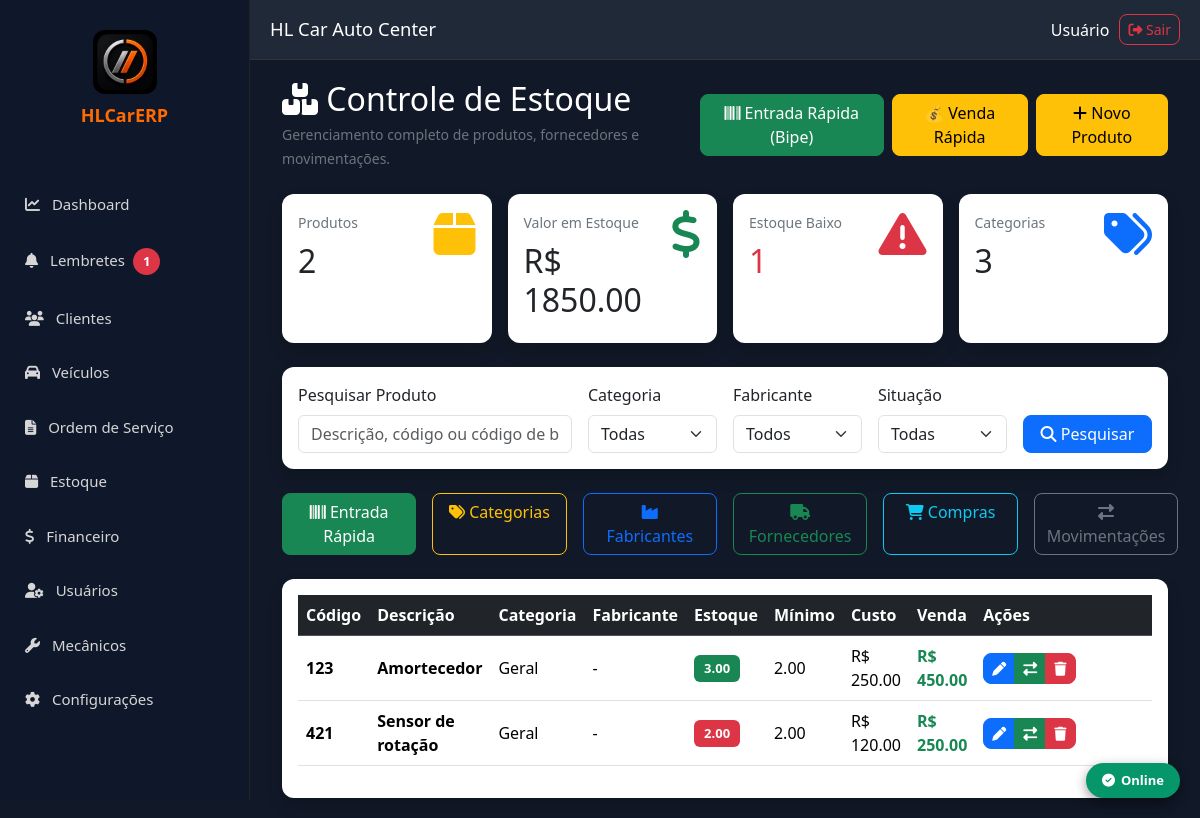
The page /estoque (signed in) on the database as committed earlier.
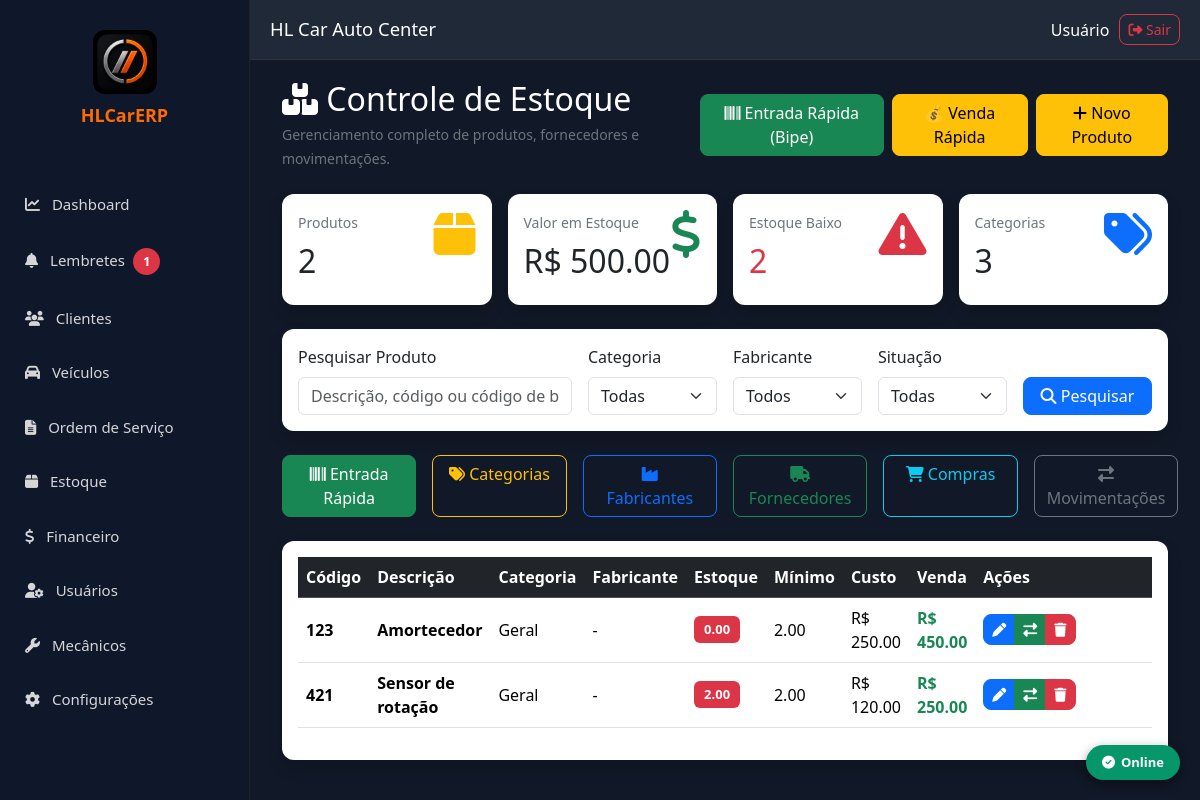
The same page on the database as committed later.
### models.py (models this page shows)
class Produto(db.Model):
    __tablename__ = "produtos"
    id = db.Column(db.Integer, primary_key=True)
    empresa_id = db.Column(db.Integer, db.ForeignKey("empresas.id"), nullable=False, index=True)
    categoria_id = db.Column(db.Integer, db.ForeignKey("categorias.id"), nullable=False, index=True)
    codigo = db.Column(db.String(30), nullable=False)
    codigo_barras = db.Column(db.String(100))
    descricao = db.Column(db.String(250), nullable=False)
    descricao_reduzida = db.Column(db.String(120))
    referencia = db.Column(db.String(100))
    unidade = db.Column(db.String(10), nullable=False, default="UN")
    ncm = db.Column(db.String(20))
    cest = db.Column(db.String(20))
    peso = db.Column(Numeric(18, 3), default=0)
    localizacao = db.Column(db.String(80))
    controla_estoque = db.Column(db.Boolean, default=True, nullable=False)
    permite_venda = db.Column(db.Boolean, default=True, nullable=False)
    estoque_minimo = db.Column(Numeric(18, 3), default=0)
    estoque_maximo = db.Column(Numeric(18, 3), default=0)
    estoque_atual = db.Column(Numeric(18, 3), default=0)
    estoque_reservado = db.Column(Numeric(18, 3), default=0)
    preco_compra = db.Column(Numeric(18, 2), default=0)
    preco_venda = db.Column(Numeric(18, 2), default=0)
    margem_padrao = db.Column(Numeric(18, 2), default=0)
    ativo = db.Column(db.Boolean, default=True, nullable=False)
    criado_em = db.Column(db.DateTime, default=datetime.utcnow)
    alterado_em = db.Column(db.DateTime, default=datetime.utcnow, onupdate=datetime.utcnow)
    empresa = db.relationship("Empresa")
    categoria = db.relationship("Categoria")
    fornecedores = db.relationship(
        "ProdutoFornecedor",
        back_populates="produto",
        cascade="all, delete-orphan"
    )
    __table_args__ = (
        UniqueConstraint("empresa_id", "codigo", name="uk_produto_codigo_empresa"),
        UniqueConstraint("empresa_id", "codigo_barras", name="uk_produto_barra_empresa"),
        Index("idx_produto_descricao", "empresa_id", "descricao"),
    )

class Categoria(db.Model):
    __tablename__ = "categorias"
    id = db.Column(db.Integer, primary_key=True)
    empresa_id = db.Column(db.Integer, db.ForeignKey("empresas.id"), nullable=False)
    nome = db.Column(db.String(120), nullable=False)
    descricao = db.Column(db.String(255))
    ativo = db.Column(db.Boolean, default=True, nullable=False)
    criado_em = db.Column(db.DateTime, default=datetime.utcnow)
    alterado_em = db.Column(db.DateTime, default=datetime.utcnow, onupdate=datetime.utcnow)
    empresa = db.relationship("Empresa")
    __table_args__ = (
        UniqueConstraint("empresa_id", "nome", name="uk_categoria_empresa"),
    )

### app.py (the view)
@app.route("/estoque")
@login_required
def estoque():
    try:
        lista_produtos = Produto.query.order_by(Produto.descricao).all()
    except Exception:
        lista_produtos = []
    try:
        categorias = Categoria.query.order_by(Categoria.nome).all()
    except Exception:
        categorias = []
    try:
        fabricantes = Fabricante.query.order_by(Fabricante.nome).all()
    except Exception:
        fabricantes = []
    try:
        fornecedores = Fornecedor.query.order_by(Fornecedor.razao_social).all()
    except Exception:
        fornecedores = []
    total_produtos = len(lista_produtos)
    valor_total_estoque = 0
    estoque_baixo = 0
    for p in lista_produtos:
        try:
            estoque_atual = float(getattr(p, "estoque_atual", 0) or 0)
            preco = float(getattr(p, "preco_venda", 0) or 0)
            valor_total_estoque += estoque_atual * preco
            minimo = float(getattr(p, "estoque_minimo", 0) or 0)
            if estoque_atual <= minimo:
                estoque_baixo += 1
        except Exception:
            pass
    return render_template(
        "estoque.html",
        produtos=lista_produtos,
        categorias=categorias,
        fabricantes=fabricantes,
        fornecedores=fornecedores,
        total_produtos=total_produtos,
        valor_total_estoque=valor_total_estoque,
        estoque_baixo=estoque_baixo,
        total_categorias=len(categorias)
    )

### app.py (called while the page is built)
def login_required(f):
    @wraps(f)
    def decorated_function(*args, **kwargs):
        if "usuario_id" not in session:
            return redirect("/login")
        return f(*args, **kwargs)
    return decorated_function

### templates/estoque.html (shortened to what the changed rows need)
{% extends "base.html" %}
{% block conteudo %}
<div class="container-fluid">
    <div class="d-flex justify-content-between align-items-center mb-4">
        <div>
            <h2 class="text-white mb-1">
                <i class="fa fa-boxes"></i>
                Controle de Estoque
            </h2>
        </div>
    </div>
    <div class="row g-3 mb-4">
        <div class="col-lg-3">
            <div class="card border-0 shadow h-100">
                <div class="card-body">
                    <div class="d-flex justify-content-between">
                        <div>
                            <h2 class="mt-2">{{ total_produtos }}</h2>
                        </div>
                    </div>
                </div>
            </div>
        </div>
        <div class="col-lg-3">
            <div class="card border-0 shadow h-100">
                <div class="card-body">
                    <div class="d-flex justify-content-between">
                        <div>
                            <small class="text-secondary">Valor em Estoque</small>
                            <h2 class="mt-2">
                                R$ {{ "%.2f"|format(valor_total_estoque or 0) }}
                            </h2>
                        </div>
                    </div>
                </div>
            </div>
        </div>
        <div class="col-lg-3">
            <div class="card border-0 shadow h-100">
                <div class="card-body">
                    <div class="d-flex justify-content-between">
                        <div>
                            <small class="text-secondary">Estoque Baixo</small>
                            <h2 class="mt-2 text-danger">{{ estoque_baixo or 0 }}</h2>
                        </div>
                    </div>
                </div>
            </div>
        </div>
        <div class="col-lg-3">
            <div class="card border-0 shadow h-100">
                <div class="card-body">
                    <div class="d-flex justify-content-between">
                        <div>
                            <h2 class="mt-2">{{ total_categorias or 0 }}</h2>
                        </div>
                    </div>
                </div>
            </div>
        </div>
    </div>
    <div class="card border-0 shadow">
        <div class="card-body">
            <div class="table-responsive">
                <table class="table table-hover align-middle" id="tabelaProdutos">
                    <thead class="table-dark">
                        <tr>
                            <th>Código</th>
                            <th>Descrição</th>
                            <th>Categoria</th>
                            <th>Fabricante</th>
                            <th>Estoque</th>
                            <th>Mínimo</th>
                            <th>Custo</th>
                            <th>Venda</th>
                            <th width="220">Ações</th>
                        </tr>
                    </thead>
                    <tbody>
                    {% for produto in produtos %}
                        <tr>
                            <td><strong>{{ produto.codigo or '-' }}</strong></td>
                            <td>
                                <strong>{{ produto.descricao }}</strong>
                            </td>
                            <td>
                                {% if produto.categoria %}
                                    {{ produto.categoria.nome or produto.categoria.descricao or '-' }}
                                {% else %}
                                    -
                                {% endif %}
                            </td>
                            <td>
                                {% if produto.fabricante %}
                                    {{ produto.fabricante.nome }}
                                {% else %}
                                    -
                                {% endif %}
                            </td>
                            <td>
                                {% set qtd = produto.estoque_atual or 0 %}
                                {% set minimo = produto.estoque_minimo or 0 %}
                                {% if qtd <= minimo %}
                                    <span class="badge bg-danger">{{ "%.2f"|format(qtd) }}</span>
                                {% else %}
                                    <span class="badge bg-success">{{ "%.2f"|format(qtd) }}</span>
                                {% endif %}
                            </td>
                            <td>{{ "%.2f"|format(produto.estoque_minimo or 0) }}</td>
                            <td>
                                R$ {{ "%.2f"|format(produto.preco_compra or 0) }}
                            </td>
                            <td>
                                <strong class="text-success">
                                    R$ {{ "%.2f"|format(produto.preco_venda or 0) }}
                                </strong>
                            </td>
                            <td>
                                <div class="btn-group btn-group-sm">
                                    <a href="/produtos/editar/{{ produto.id }}" class="btn btn-primary" title="Editar">
                                        <i class="fa fa-pen"></i>
                                    </a>
                                    <a href="/movimentacoes" class="btn btn-success" title="Movimentações">
                                        <i class="fa fa-right-left"></i>
                                    </a>
                                    <a href="/produtos/excluir/{{ produto.id }}"
                                       class="btn btn-danger"
                                       onclick="return confirm('Deseja realmente excluir este produto?')"
                                       title="Excluir">
                                        <i class="fa fa-trash"></i>
                                    </a>
                                </div>
                            </td>
                        </tr>
                    {% endfor %}
                    </tbody>
                </table>
            </div>
        </div>
    </div>
</div>
{% endblock %}

Rows that differ between the two databases and show on the page:
changed Produto "Amortecedor": qtd (not shown) → "0.00"; estoque_atual "3.00" → (not shown)
Other text that changed with them:
{{ "%.2f"|format(valor_total_estoque or 0) }}: "1850.00" → "500.00"
{{ estoque_baixo or 0 }}: "1" → "2"
